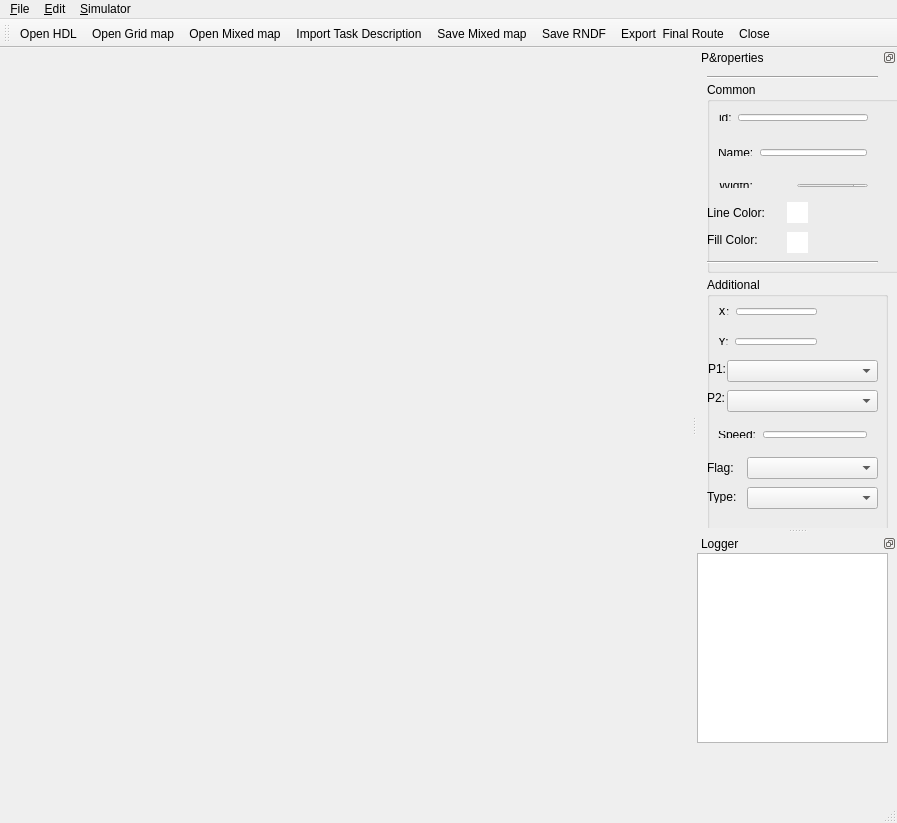
<?xml version="1.0" encoding="UTF-8"?>
<ui version="4.0">
 <class>MainWindow</class>
 <widget class="QMainWindow" name="MainWindow">
  <property name="geometry">
   <rect>
    <x>0</x>
    <y>0</y>
    <width>897</width>
    <height>823</height>
   </rect>
  </property>
  <property name="windowTitle">
   <string>MainWindow</string>
  </property>
  <widget class="QWidget" name="centralWidget"/>
  <widget class="QMenuBar" name="menuBar">
   <property name="geometry">
    <rect>
     <x>0</x>
     <y>0</y>
     <width>897</width>
     <height>19</height>
    </rect>
   </property>
   <widget class="QMenu" name="menu_File">
    <property name="title">
     <string>&amp;File</string>
    </property>
    <addaction name="actionOpenHdl"/>
    <addaction name="actionLoadMapMeta"/>
    <addaction name="actionOpenGridMap"/>
    <addaction name="actionOpenMixedMap"/>
    <addaction name="actionImportTaskDescription"/>
    <addaction name="actionAddMapClip"/>
    <addaction name="actionSaveMixedMap"/>
    <addaction name="actionSaveRndf"/>
    <addaction name="actionExportFinalRoute"/>
    <addaction name="actionSaveMergedMap"/>
    <addaction name="actionWriteBoundaryBit"/>
    <addaction name="actionClose"/>
    <addaction name="actionHdlToTxt"/>
   </widget>
   <widget class="QMenu" name="menu_Edit">
    <property name="title">
     <string>&amp;Edit</string>
    </property>
    <addaction name="actionHand"/>
    <addaction name="actionEditor"/>
    <addaction name="actionDrawSegment"/>
    <addaction name="actionDrawLaneLine"/>
    <addaction name="actionDrawLane"/>
    <addaction name="actionAddKeyPoint"/>
    <addaction name="actionDrawIntersection"/>
    <addaction name="actionAddConnection"/>
    <addaction name="actionCurveAjustor"/>
    <addaction name="actionSpeedAdjustor"/>
    <addaction name="separator"/>
    <addaction name="actionClearAll"/>
    <addaction name="actionReArrangeIds"/>
   </widget>
   <widget class="QMenu" name="menu_Simulator">
    <property name="title">
     <string>&amp;Simulator</string>
    </property>
    <addaction name="actionSelectRoutePoints"/>
    <addaction name="actionClearRoutePoints"/>
    <addaction name="actionFindPath"/>
    <addaction name="actionImportTrack"/>
    <addaction name="actionClearTrack"/>
    <addaction name="actionFindByHdl"/>
    <addaction name="actionSaveRkPts"/>
    <addaction name="actionRestoreRkPts"/>
   </widget>
   <addaction name="menu_File"/>
   <addaction name="menu_Edit"/>
   <addaction name="menu_Simulator"/>
  </widget>
  <widget class="QToolBar" name="fileToolBar">
   <attribute name="toolBarArea">
    <enum>TopToolBarArea</enum>
   </attribute>
   <attribute name="toolBarBreak">
    <bool>false</bool>
   </attribute>
   <addaction name="actionOpenHdl"/>
   <addaction name="actionOpenGridMap"/>
   <addaction name="actionOpenMixedMap"/>
   <addaction name="actionImportTaskDescription"/>
   <addaction name="actionSaveMixedMap"/>
   <addaction name="actionSaveRndf"/>
   <addaction name="actionExportFinalRoute"/>
   <addaction name="actionClose"/>
  </widget>
  <widget class="QStatusBar" name="statusBar"/>
  <widget class="QDockWidget" name="propertiesDock">
   <property name="sizePolicy">
    <sizepolicy hsizetype="Preferred" vsizetype="Maximum">
     <horstretch>0</horstretch>
     <verstretch>0</verstretch>
    </sizepolicy>
   </property>
   <property name="minimumSize">
    <size>
     <width>200</width>
     <height>480</height>
    </size>
   </property>
   <property name="features">
    <set>QDockWidget::DockWidgetFloatable|QDockWidget::DockWidgetMovable</set>
   </property>
   <property name="allowedAreas">
    <set>Qt::LeftDockWidgetArea|Qt::RightDockWidgetArea</set>
   </property>
   <property name="windowTitle">
    <string>P&amp;roperties</string>
   </property>
   <attribute name="dockWidgetArea">
    <number>2</number>
   </attribute>
   <widget class="QWidget" name="dockWidgetContents">
    <widget class="QGroupBox" name="groupBox">
     <property name="geometry">
      <rect>
       <x>10</x>
       <y>15</y>
       <width>221</width>
       <height>191</height>
      </rect>
     </property>
     <property name="title">
      <string>Common</string>
     </property>
     <widget class="QLabel" name="label_3">
      <property name="geometry">
       <rect>
        <x>0</x>
        <y>120</y>
        <width>81</width>
        <height>21</height>
       </rect>
      </property>
      <property name="text">
       <string>Line Color:</string>
      </property>
     </widget>
     <widget class="ColorLabel" name="lineColorLabel">
      <property name="geometry">
       <rect>
        <x>80</x>
        <y>120</y>
        <width>21</width>
        <height>21</height>
       </rect>
      </property>
      <property name="autoFillBackground">
       <bool>false</bool>
      </property>
      <property name="styleSheet">
       <string notr="true">background-color: rgb(255, 255, 255);</string>
      </property>
      <property name="text">
       <string/>
      </property>
     </widget>
     <widget class="QLabel" name="label_5">
      <property name="geometry">
       <rect>
        <x>0</x>
        <y>150</y>
        <width>81</width>
        <height>16</height>
       </rect>
      </property>
      <property name="text">
       <string>Fill Color:</string>
      </property>
     </widget>
     <widget class="ColorLabel" name="fillColorLabel">
      <property name="geometry">
       <rect>
        <x>80</x>
        <y>150</y>
        <width>21</width>
        <height>21</height>
       </rect>
      </property>
      <property name="autoFillBackground">
       <bool>false</bool>
      </property>
      <property name="styleSheet">
       <string notr="true">background-color: rgb(255, 255, 255);</string>
      </property>
      <property name="text">
       <string/>
      </property>
     </widget>
     <widget class="Line" name="line">
      <property name="geometry">
       <rect>
        <x>-10</x>
        <y>170</y>
        <width>181</width>
        <height>20</height>
       </rect>
      </property>
      <property name="orientation">
       <enum>Qt::Horizontal</enum>
      </property>
     </widget>
     <widget class="QWidget" name="layoutWidget1">
      <property name="geometry">
       <rect>
        <x>1</x>
        <y>21</y>
        <width>171</width>
        <height>29</height>
       </rect>
      </property>
      <layout class="QHBoxLayout" name="horizontalLayout">
       <item>
        <widget class="QLabel" name="label">
         <property name="text">
          <string>id:</string>
         </property>
        </widget>
       </item>
       <item>
        <widget class="QLineEdit" name="idEdit">
         <property name="readOnly">
          <bool>true</bool>
         </property>
        </widget>
       </item>
      </layout>
     </widget>
     <widget class="QWidget" name="layoutWidget2">
      <property name="geometry">
       <rect>
        <x>1</x>
        <y>90</y>
        <width>171</width>
        <height>27</height>
       </rect>
      </property>
      <layout class="QHBoxLayout" name="horizontalLayout_2">
       <item>
        <widget class="QLabel" name="label_2">
         <property name="text">
          <string>Width:</string>
         </property>
        </widget>
       </item>
       <item>
        <widget class="QDoubleSpinBox" name="widthSpin"/>
       </item>
      </layout>
     </widget>
     <widget class="QWidget" name="layoutWidget">
      <property name="geometry">
       <rect>
        <x>0</x>
        <y>56</y>
        <width>171</width>
        <height>29</height>
       </rect>
      </property>
      <layout class="QHBoxLayout" name="horizontalLayout_6">
       <item>
        <widget class="QLabel" name="label_6">
         <property name="text">
          <string>Name:</string>
         </property>
        </widget>
       </item>
       <item>
        <widget class="QLineEdit" name="nameEdit"/>
       </item>
      </layout>
     </widget>
    </widget>
    <widget class="QGroupBox" name="groupBox_2">
     <property name="geometry">
      <rect>
       <x>10</x>
       <y>210</y>
       <width>181</width>
       <height>341</height>
      </rect>
     </property>
     <property name="sizePolicy">
      <sizepolicy hsizetype="Preferred" vsizetype="Preferred">
       <horstretch>0</horstretch>
       <verstretch>0</verstretch>
      </sizepolicy>
     </property>
     <property name="title">
      <string>Additional</string>
     </property>
     <widget class="QWidget" name="layoutWidget">
      <property name="geometry">
       <rect>
        <x>0</x>
        <y>20</y>
        <width>121</width>
        <height>29</height>
       </rect>
      </property>
      <layout class="QHBoxLayout" name="horizontalLayout_3">
       <item>
        <widget class="QLabel" name="label_7">
         <property name="text">
          <string>X:</string>
         </property>
        </widget>
       </item>
       <item>
        <widget class="QLineEdit" name="xLabel">
         <property name="readOnly">
          <bool>true</bool>
         </property>
        </widget>
       </item>
      </layout>
     </widget>
     <widget class="QWidget" name="layoutWidget3">
      <property name="geometry">
       <rect>
        <x>0</x>
        <y>50</y>
        <width>121</width>
        <height>29</height>
       </rect>
      </property>
      <layout class="QHBoxLayout" name="horizontalLayout_4">
       <item>
        <widget class="QLabel" name="label_8">
         <property name="text">
          <string>Y:</string>
         </property>
        </widget>
       </item>
       <item>
        <widget class="QLineEdit" name="yLabel">
         <property name="readOnly">
          <bool>true</bool>
         </property>
        </widget>
       </item>
      </layout>
     </widget>
     <widget class="QLabel" name="label_12">
      <property name="geometry">
       <rect>
        <x>0</x>
        <y>183</y>
        <width>41</width>
        <height>16</height>
       </rect>
      </property>
      <property name="text">
       <string>Flag:</string>
      </property>
     </widget>
     <widget class="QComboBox" name="trackCombo">
      <property name="geometry">
       <rect>
        <x>40</x>
        <y>180</y>
        <width>131</width>
        <height>22</height>
       </rect>
      </property>
      <property name="minimumSize">
       <size>
        <width>80</width>
        <height>0</height>
       </size>
      </property>
     </widget>
     <widget class="QLabel" name="label_11">
      <property name="geometry">
       <rect>
        <x>0</x>
        <y>113</y>
        <width>49</width>
        <height>16</height>
       </rect>
      </property>
      <property name="text">
       <string>P2:</string>
      </property>
     </widget>
     <widget class="QComboBox" name="prop2Combo">
      <property name="geometry">
       <rect>
        <x>20</x>
        <y>113</y>
        <width>151</width>
        <height>22</height>
       </rect>
      </property>
      <property name="minimumSize">
       <size>
        <width>120</width>
        <height>0</height>
       </size>
      </property>
     </widget>
     <widget class="QLabel" name="label_10">
      <property name="geometry">
       <rect>
        <x>1</x>
        <y>84</y>
        <width>49</width>
        <height>16</height>
       </rect>
      </property>
      <property name="text">
       <string>P1:</string>
      </property>
     </widget>
     <widget class="QComboBox" name="prop1Combo">
      <property name="geometry">
       <rect>
        <x>20</x>
        <y>83</y>
        <width>151</width>
        <height>22</height>
       </rect>
      </property>
      <property name="minimumSize">
       <size>
        <width>120</width>
        <height>0</height>
       </size>
      </property>
     </widget>
     <widget class="QWidget" name="layoutWidget">
      <property name="geometry">
       <rect>
        <x>0</x>
        <y>143</y>
        <width>171</width>
        <height>29</height>
       </rect>
      </property>
      <layout class="QHBoxLayout" name="horizontalLayout_5">
       <item>
        <widget class="QLabel" name="label_4">
         <property name="text">
          <string>Speed:</string>
         </property>
        </widget>
       </item>
       <item>
        <widget class="QLineEdit" name="speedEdit"/>
       </item>
      </layout>
     </widget>
     <widget class="QLabel" name="label_9">
      <property name="geometry">
       <rect>
        <x>0</x>
        <y>213</y>
        <width>63</width>
        <height>13</height>
       </rect>
      </property>
      <property name="text">
       <string>Type:</string>
      </property>
     </widget>
     <widget class="QComboBox" name="typeCombo">
      <property name="geometry">
       <rect>
        <x>40</x>
        <y>210</y>
        <width>131</width>
        <height>22</height>
       </rect>
      </property>
     </widget>
     <zorder>layoutWidget</zorder>
     <zorder>layoutWidget3</zorder>
     <zorder>label_12</zorder>
     <zorder>label_11</zorder>
     <zorder>prop2Combo</zorder>
     <zorder>label_10</zorder>
     <zorder>prop1Combo</zorder>
     <zorder>layoutWidget</zorder>
     <zorder>trackCombo</zorder>
     <zorder>label_9</zorder>
     <zorder>typeCombo</zorder>
    </widget>
    <widget class="Line" name="line_2">
     <property name="geometry">
      <rect>
       <x>10</x>
       <y>0</y>
       <width>171</width>
       <height>20</height>
      </rect>
     </property>
     <property name="orientation">
      <enum>Qt::Horizontal</enum>
     </property>
    </widget>
   </widget>
  </widget>
  <widget class="QDockWidget" name="loggerDock">
   <property name="sizePolicy">
    <sizepolicy hsizetype="Preferred" vsizetype="Expanding">
     <horstretch>0</horstretch>
     <verstretch>0</verstretch>
    </sizepolicy>
   </property>
   <property name="features">
    <set>QDockWidget::DockWidgetFloatable|QDockWidget::DockWidgetMovable</set>
   </property>
   <property name="allowedAreas">
    <set>Qt::LeftDockWidgetArea|Qt::RightDockWidgetArea</set>
   </property>
   <property name="windowTitle">
    <string>Logger</string>
   </property>
   <attribute name="dockWidgetArea">
    <number>2</number>
   </attribute>
   <widget class="QWidget" name="dockWidgetContents_2">
    <widget class="QPlainTextEdit" name="logger">
     <property name="geometry">
      <rect>
       <x>0</x>
       <y>0</y>
       <width>191</width>
       <height>190</height>
      </rect>
     </property>
     <property name="sizePolicy">
      <sizepolicy hsizetype="Expanding" vsizetype="Ignored">
       <horstretch>0</horstretch>
       <verstretch>0</verstretch>
      </sizepolicy>
     </property>
     <property name="minimumSize">
      <size>
       <width>191</width>
       <height>0</height>
      </size>
     </property>
     <property name="sizeIncrement">
      <size>
       <width>0</width>
       <height>5</height>
      </size>
     </property>
     <property name="baseSize">
      <size>
       <width>191</width>
       <height>150</height>
      </size>
     </property>
     <property name="readOnly">
      <bool>true</bool>
     </property>
    </widget>
   </widget>
  </widget>
  <action name="actionOpenHdl">
   <property name="icon">
    <iconset resource="resources.qrc">
     <normaloff>:/images/openHDL.png</normaloff>:/images/openHDL.png</iconset>
   </property>
   <property name="text">
    <string>Open &amp;HDL</string>
   </property>
   <property name="shortcut">
    <string>Ctrl+H</string>
   </property>
  </action>
  <action name="actionOpenGridMap">
   <property name="icon">
    <iconset resource="resources.qrc">
     <normaloff>:/images/openGridMap.png</normaloff>:/images/openGridMap.png</iconset>
   </property>
   <property name="text">
    <string>Open &amp;Grid map</string>
   </property>
   <property name="shortcut">
    <string>Ctrl+G</string>
   </property>
  </action>
  <action name="actionSaveMixedMap">
   <property name="icon">
    <iconset resource="resources.qrc">
     <normaloff>:/images/saveMixedMap.png</normaloff>:/images/saveMixedMap.png</iconset>
   </property>
   <property name="text">
    <string>&amp;Save Mixed map</string>
   </property>
   <property name="shortcut">
    <string>Ctrl+Shift+M</string>
   </property>
  </action>
  <action name="actionSaveRndf">
   <property name="icon">
    <iconset resource="resources.qrc">
     <normaloff>:/images/saveRNDF.png</normaloff>:/images/saveRNDF.png</iconset>
   </property>
   <property name="text">
    <string>Save &amp;RNDF</string>
   </property>
   <property name="shortcut">
    <string>Ctrl+R</string>
   </property>
  </action>
  <action name="actionImportTaskDescription">
   <property name="icon">
    <iconset resource="resources.qrc">
     <normaloff>:/images/importTask.png</normaloff>:/images/importTask.png</iconset>
   </property>
   <property name="text">
    <string>Import &amp;Task Description</string>
   </property>
   <property name="shortcut">
    <string>Ctrl+T</string>
   </property>
  </action>
  <action name="actionExportFinalRoute">
   <property name="icon">
    <iconset resource="resources.qrc">
     <normaloff>:/images/exportRoute.png</normaloff>:/images/exportRoute.png</iconset>
   </property>
   <property name="text">
    <string>Export  &amp;Final Route</string>
   </property>
   <property name="shortcut">
    <string>Ctrl+F</string>
   </property>
  </action>
  <action name="actionClose">
   <property name="icon">
    <iconset resource="resources.qrc">
     <normaloff>:/images/exit.png</normaloff>:/images/exit.png</iconset>
   </property>
   <property name="text">
    <string>&amp;Close</string>
   </property>
   <property name="shortcut">
    <string>Ctrl+Q</string>
   </property>
  </action>
  <action name="actionDrawSegment">
   <property name="checkable">
    <bool>true</bool>
   </property>
   <property name="text">
    <string>Draw &amp;Segment</string>
   </property>
   <property name="shortcut">
    <string>S</string>
   </property>
  </action>
  <action name="actionOpenMixedMap">
   <property name="icon">
    <iconset resource="resources.qrc">
     <normaloff>:/images/openMixedMap.png</normaloff>:/images/openMixedMap.png</iconset>
   </property>
   <property name="text">
    <string>Open &amp;Mixed map</string>
   </property>
   <property name="shortcut">
    <string>Ctrl+M</string>
   </property>
  </action>
  <action name="actionAddKeyPoint">
   <property name="checkable">
    <bool>true</bool>
   </property>
   <property name="text">
    <string>Add &amp;Key Point</string>
   </property>
   <property name="shortcut">
    <string>K</string>
   </property>
  </action>
  <action name="actionDrawLaneLine">
   <property name="checkable">
    <bool>true</bool>
   </property>
   <property name="text">
    <string>Draw &amp;LaneLine</string>
   </property>
   <property name="shortcut">
    <string>L</string>
   </property>
  </action>
  <action name="actionEditor">
   <property name="checkable">
    <bool>true</bool>
   </property>
   <property name="text">
    <string>&amp;Editor</string>
   </property>
   <property name="shortcut">
    <string>E</string>
   </property>
  </action>
  <action name="actionHand">
   <property name="checkable">
    <bool>true</bool>
   </property>
   <property name="text">
    <string>&amp;Hand</string>
   </property>
   <property name="shortcut">
    <string>H</string>
   </property>
  </action>
  <action name="actionAddConnection">
   <property name="checkable">
    <bool>true</bool>
   </property>
   <property name="text">
    <string>Add &amp;Connection</string>
   </property>
   <property name="shortcut">
    <string>C</string>
   </property>
  </action>
  <action name="actionImportTrack">
   <property name="text">
    <string>Import &amp;Track</string>
   </property>
  </action>
  <action name="actionLoadMapMeta">
   <property name="text">
    <string>Load Map M&amp;eta</string>
   </property>
  </action>
  <action name="actionDrawIntersection">
   <property name="checkable">
    <bool>true</bool>
   </property>
   <property name="text">
    <string>&amp;Draw Intersection</string>
   </property>
   <property name="shortcut">
    <string>I</string>
   </property>
  </action>
  <action name="actionDrawLane">
   <property name="checkable">
    <bool>true</bool>
   </property>
   <property name="text">
    <string>Draw L&amp;ane</string>
   </property>
   <property name="shortcut">
    <string>A</string>
   </property>
  </action>
  <action name="actionSelectRoutePoints">
   <property name="checkable">
    <bool>true</bool>
   </property>
   <property name="text">
    <string>&amp;Select Route Points</string>
   </property>
   <property name="shortcut">
    <string>R</string>
   </property>
  </action>
  <action name="actionDrawLane_2">
   <property name="checkable">
    <bool>true</bool>
   </property>
   <property name="text">
    <string>Draw L&amp;ane</string>
   </property>
   <property name="shortcut">
    <string>A</string>
   </property>
  </action>
  <action name="actionCurveAjustor">
   <property name="checkable">
    <bool>true</bool>
   </property>
   <property name="text">
    <string>Curve A&amp;justor</string>
   </property>
   <property name="shortcut">
    <string>J</string>
   </property>
  </action>
  <action name="actionClearAll">
   <property name="text">
    <string>Clear Everything!</string>
   </property>
  </action>
  <action name="actionReArrangeIds">
   <property name="text">
    <string>Re-arrange ids</string>
   </property>
  </action>
  <action name="actionClearRoutePoints">
   <property name="text">
    <string>&amp;Clear Route Points</string>
   </property>
  </action>
  <action name="actionFindPath">
   <property name="text">
    <string>&amp;Find Path</string>
   </property>
  </action>
  <action name="actionFindByHdl">
   <property name="text">
    <string>Find Lane Line by &amp;HDL</string>
   </property>
  </action>
  <action name="actionClearTrack">
   <property name="text">
    <string>Clear Track</string>
   </property>
  </action>
  <action name="actionWriteBoundaryBit">
   <property name="text">
    <string>Write &amp;Boundary Bit</string>
   </property>
   <property name="shortcut">
    <string>Ctrl+B</string>
   </property>
  </action>
  <action name="actionHdlToTxt">
   <property name="text">
    <string>Write Frame to txt</string>
   </property>
  </action>
  <action name="actionSaveRkPts">
   <property name="text">
    <string>Save Route Key Points</string>
   </property>
  </action>
  <action name="actionRestoreRkPts">
   <property name="text">
    <string>Restore Route Key Points</string>
   </property>
  </action>
  <action name="actionSpeedAdjustor">
   <property name="checkable">
    <bool>true</bool>
   </property>
   <property name="text">
    <string>Spee&amp;d Adjustor</string>
   </property>
  </action>
  <action name="actionAddMapClip">
   <property name="text">
    <string>Add Map Clip</string>
   </property>
  </action>
  <action name="actionSaveMergedMap">
   <property name="text">
    <string>Save Merged Map</string>
   </property>
  </action>
 </widget>
 <layoutdefault spacing="6" margin="11"/>
 <customwidgets>
  <customwidget>
   <class>ColorLabel</class>
   <extends>QLabel</extends>
   <header>colorlabel.h</header>
  </customwidget>
 </customwidgets>
 <tabstops>
  <tabstop>idEdit</tabstop>
  <tabstop>widthSpin</tabstop>
  <tabstop>xLabel</tabstop>
  <tabstop>yLabel</tabstop>
  <tabstop>prop1Combo</tabstop>
  <tabstop>prop2Combo</tabstop>
  <tabstop>speedEdit</tabstop>
  <tabstop>trackCombo</tabstop>
 </tabstops>
 <resources>
  <include location="resources.qrc"/>
 </resources>
 <connections>
  <connection>
   <sender>actionClose</sender>
   <signal>triggered()</signal>
   <receiver>MainWindow</receiver>
   <slot>close()</slot>
   <hints>
    <hint type="sourcelabel">
     <x>-1</x>
     <y>-1</y>
    </hint>
    <hint type="destinationlabel">
     <x>448</x>
     <y>322</y>
    </hint>
   </hints>
  </connection>
 </connections>
</ui>
